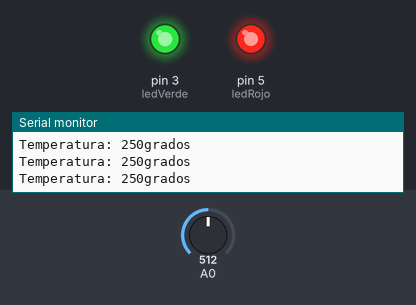
A sketch run on a simulated Arduino Uno, built with avr-gcc and run on an emulated ATmega328P. On the bench: output pins drawn as LEDs (lit = HIGH), the last lines printed to the serial monitor. The inputs (shaded band) are chosen by the test bench; at power-on: A0 = 512.

Above: at 1.2 s.
1.3 s: A0 set to 85
2.8 s: A0 set to 77
At 4.0 s:
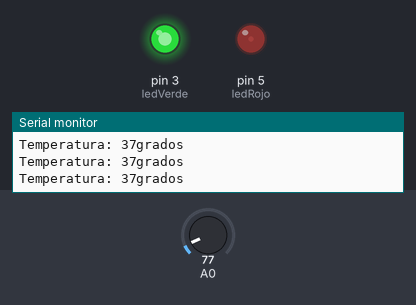
4.3 s: A0 set to 122
At 5.4 s:
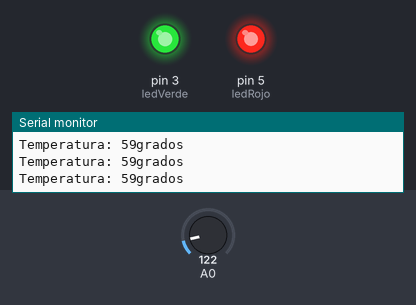
5.9 s: A0 set to 0
At 6.7 s:
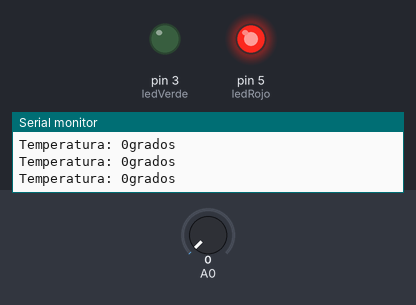
7.5 s: A0 set to 21
9.0 s: A0 set to 26
At 9.3 s:
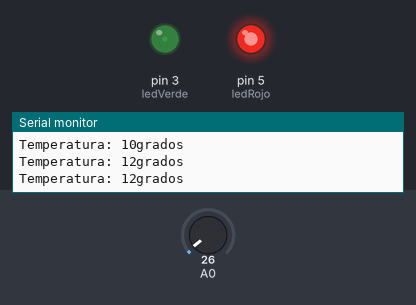
Timing chart, 0 to 11.5 s (numbered marks = the images above; inputs shaded):
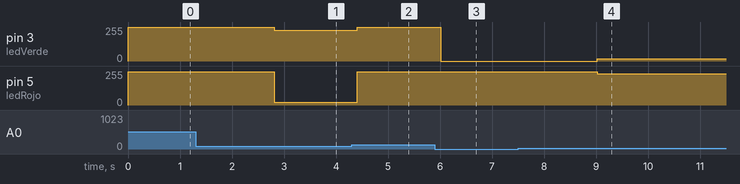

Measured:
- the behaviour switches between 82 and 81 on A0 (found by bisection; images 0 and 1)
- after the input at 2.8 s, pin 3 (ledVerde): 255/255 → 229/255 at once; pin 5 (ledRojo): 251/255 → 21/255 at once
- after the input at 4.3 s, pin 3 (ledVerde): 229/255 → 255/255 after 0.11 s; pin 5 (ledRojo): 21/255 → 251/255 after 0.11 s
- after the input at 5.9 s, pin 3 (ledVerde): 255/255 → 0/255 after 0.12 s; pin 5 (ledRojo): 251/255 → 250/255 after 0.12 s
- after the input at 9.0 s, pin 3 (ledVerde): 0/255 → 17/255 at once; pin 5 (ledRojo): 250/255 → 233/255 at once

The sketch:

utn_clase_arduino06_0011.ino
```cpp
const int sensor = 0; // entrada del sensor
const int ledVerde = 3; // pin del LED rojo
const int ledRojo = 5; // pin del LED azul

long miliVolts;
long temperatura;
int brillo;

long calctemp(int datosSensor){
  /*Calculamos los mV en la entrada*/
  miliVolts = (analogRead(datosSensor) * 5000L) / 1023;
  /* Calculamos la temperatura*/
  temperatura = miliVolts / 10;
  /*Regresamos el valor de temperatura*/
  return temperatura;
}

void setup () {
  Serial.begin(9600); // iniciamos la comunicacion serial
  /*Declaramos los LEDs como salida*/
  pinMode(ledVerde, OUTPUT);
  pinMode(ledRojo, OUTPUT);
}

void loop () {
  /*Llamamos a la función para calcular temperatura
   y guardamos el valor*/
  temperatura = calctemp(sensor);

  /*Ajustamos la escala de temperatura para poder usar analoWrite*/
  brillo = map(temperatura, 10, 40, 0, 255);
  /*Restringimos el rango de brillo entre 0 y 255*/
  brillo = constrain(brillo, 0, 255);

  /*Ajustamos el color de los LED*/
  analogWrite(ledVerde, brillo);
  analogWrite(ledRojo, 250-brillo);

  /*Mandamos el valor de la temperatura al monitor serial
   y agregamos un delay para no saturar el monitor*/
  Serial.print("Temperatura: ");
  Serial.print(temperatura);
  Serial.println("grados");
  delay(200);
}
```
